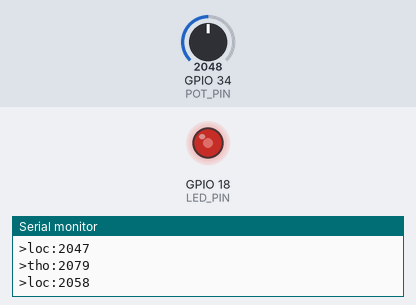
A program run on a simulated ESP32. Shown: output pins drawn as LEDs (lit = HIGH), the last lines printed to the serial monitor. The inputs (shaded band) are chosen by the test bench; at power-on: GPIO 34 (POT_PIN) = 2048. Random numbers use the default seed unless the program sets one.

Above: at 1.09 s.
1.3 s: GPIO 34 (POT_PIN) set to 0
At 3.7 s:
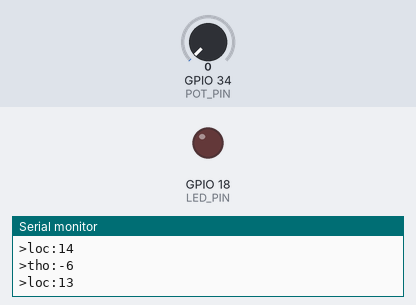
4.3 s: GPIO 34 (POT_PIN) set to 2866
At 5.43 s:
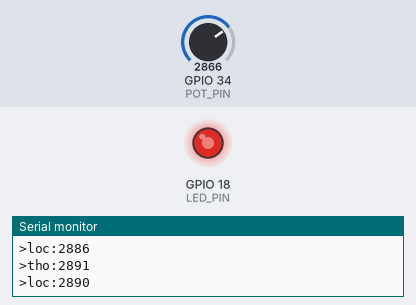
7.3 s: GPIO 34 (POT_PIN) set to 3603
Timing chart, 0 to 16.3 s (numbered marks = the images above; inputs shaded):
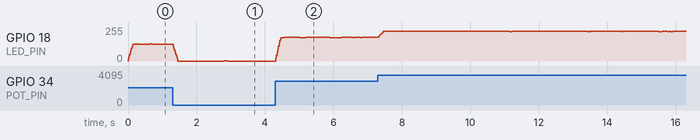

The program:

main.cpp
```cpp
// BAI 3a - ADC1 (GPIO 34) -> loc trung binh truot -> LEDC (GPIO 18)
// Doi USE_FILTER 0/1 de chup so sanh THO vs DA LOC
#include <Arduino.h>
#include "pwm_compat.h"

#define POT_PIN 34      // ADC1_CH6, input-only
#define LED_PIN 18
#define N 8
#ifndef USE_FILTER
#define USE_FILTER 1
#endif
#ifndef SIM_NOISE
#define SIM_NOISE 0
#endif

int buf[N] = {0};
int idx = 0;
long sum = 0;

int loc(int m) {                 // trung binh truot N mau
  sum -= buf[idx];
  buf[idx] = m;
  sum += m;
  idx = (idx + 1) % N;
  return sum / N;
}

void setup() {
  Serial.begin(115200);
  pwmBegin(LED_PIN, 0, 5000, 8);
}

void loop() {
  int tho = analogRead(POT_PIN);                       // 0..4095
#if SIM_NOISE
  tho = constrain(tho + (int)random(-60, 61), 0, 4095);
#endif
  int l = loc(tho);
  int v = USE_FILTER ? l : tho;
  pwmWrite(LED_PIN, 0, map(v, 0, 4095, 0, 255));
  Serial.print(">tho:"); Serial.println(tho);          // Teleplot
  Serial.print(">loc:"); Serial.println(l);
  delay(20);
}
```

pwm_compat.h
```cpp
#pragma once
#include <Arduino.h>

// Chay duoc ca Arduino-ESP32 core 2.x va 3.x
#if defined(ESP_ARDUINO_VERSION_MAJOR) && ESP_ARDUINO_VERSION_MAJOR >= 3
  inline void pwmBegin(uint8_t pin, uint8_t ch, uint32_t freq, uint8_t bits) { ledcAttach(pin, freq, bits); }
  inline void pwmWrite(uint8_t pin, uint8_t ch, uint32_t duty)               { ledcWrite(pin, duty); }
#else
  inline void pwmBegin(uint8_t pin, uint8_t ch, uint32_t freq, uint8_t bits) { ledcSetup(ch, freq, bits); ledcAttachPin(pin, ch); }
  inline void pwmWrite(uint8_t pin, uint8_t ch, uint32_t duty)               { ledcWrite(ch, duty); }
#endif
```
